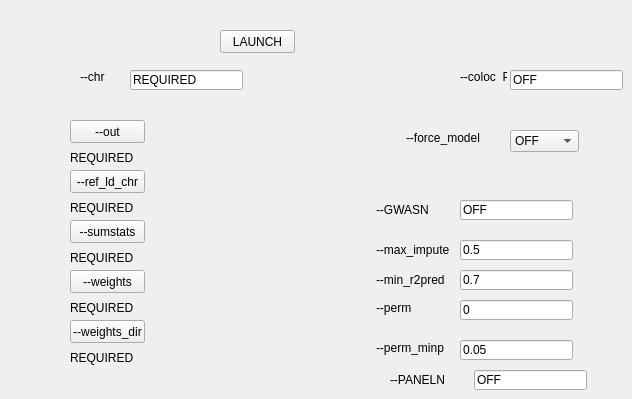
      <widget class="QWidget" name="tab_12">
       <attribute name="title">
        <string>Association Test</string>
       </attribute>
       <widget class="QPushButton" name="FATOUT">
        <property name="geometry">
         <rect>
          <x>70</x>
          <y>120</y>
          <width>75</width>
          <height>23</height>
         </rect>
        </property>
        <property name="text">
         <string>--out</string>
        </property>
       </widget>
       <widget class="QPushButton" name="FATREFLDCHR">
        <property name="geometry">
         <rect>
          <x>70</x>
          <y>170</y>
          <width>75</width>
          <height>23</height>
         </rect>
        </property>
        <property name="text">
         <string>--ref_ld_chr</string>
        </property>
       </widget>
       <widget class="QPushButton" name="FATSUMSTATS">
        <property name="geometry">
         <rect>
          <x>70</x>
          <y>220</y>
          <width>75</width>
          <height>23</height>
         </rect>
        </property>
        <property name="text">
         <string>--sumstats</string>
        </property>
       </widget>
       <widget class="QPushButton" name="FATWEIGHTS">
        <property name="geometry">
         <rect>
          <x>70</x>
          <y>270</y>
          <width>75</width>
          <height>23</height>
         </rect>
        </property>
        <property name="text">
         <string>--weights</string>
        </property>
       </widget>
       <widget class="QLabel" name="label_14">
        <property name="geometry">
         <rect>
          <x>80</x>
          <y>70</y>
          <width>47</width>
          <height>13</height>
         </rect>
        </property>
        <property name="text">
         <string>--chr</string>
        </property>
       </widget>
       <widget class="QPushButton" name="FATWEIGHTSDIR">
        <property name="geometry">
         <rect>
          <x>70</x>
          <y>320</y>
          <width>75</width>
          <height>23</height>
         </rect>
        </property>
        <property name="text">
         <string>--weights_dir</string>
        </property>
       </widget>
       <widget class="QLineEdit" name="FATCHR">
        <property name="geometry">
         <rect>
          <x>130</x>
          <y>70</y>
          <width>113</width>
          <height>20</height>
         </rect>
        </property>
        <property name="text">
         <string>REQUIRED</string>
        </property>
       </widget>
       <widget class="QLabel" name="label_15">
        <property name="geometry">
         <rect>
          <x>460</x>
          <y>70</y>
          <width>47</width>
          <height>13</height>
         </rect>
        </property>
        <property name="text">
         <string>--coloc_P</string>
        </property>
       </widget>
       <widget class="QLineEdit" name="FATCOLOCP">
        <property name="geometry">
         <rect>
          <x>510</x>
          <y>70</y>
          <width>113</width>
          <height>20</height>
         </rect>
        </property>
        <property name="text">
         <string>OFF</string>
        </property>
       </widget>
       <widget class="QLabel" name="label_16">
        <property name="geometry">
         <rect>
          <x>406</x>
          <y>130</y>
          <width>101</width>
          <height>16</height>
         </rect>
        </property>
        <property name="text">
         <string>--force_model	</string>
        </property>
       </widget>
       <widget class="QComboBox" name="FATFORCEMODEL">
        <property name="geometry">
         <rect>
          <x>510</x>
          <y>130</y>
          <width>69</width>
          <height>22</height>
         </rect>
        </property>
        <item>
         <property name="text">
          <string>OFF</string>
         </property>
        </item>
        <item>
         <property name="text">
          <string>blup</string>
         </property>
        </item>
        <item>
         <property name="text">
          <string>bslmm</string>
         </property>
        </item>
        <item>
         <property name="text">
          <string>enet</string>
         </property>
        </item>
        <item>
         <property name="text">
          <string>lasso</string>
         </property>
        </item>
        <item>
         <property name="text">
          <string>top1</string>
         </property>
        </item>
       </widget>
       <widget class="QLineEdit" name="FATGWASN">
        <property name="geometry">
         <rect>
          <x>460</x>
          <y>200</y>
          <width>113</width>
          <height>20</height>
         </rect>
        </property>
        <property name="text">
         <string>OFF</string>
        </property>
       </widget>
       <widget class="QLabel" name="label_17">
        <property name="geometry">
         <rect>
          <x>376</x>
          <y>200</y>
          <width>81</width>
          <height>20</height>
         </rect>
        </property>
        <property name="text">
         <string>--GWASN</string>
        </property>
       </widget>
       <widget class="QLineEdit" name="FATMAXIMPUTE">
        <property name="geometry">
         <rect>
          <x>460</x>
          <y>240</y>
          <width>113</width>
          <height>20</height>
         </rect>
        </property>
        <property name="text">
         <string>0.5</string>
        </property>
       </widget>
       <widget class="QLabel" name="label_18">
        <property name="geometry">
         <rect>
          <x>376</x>
          <y>240</y>
          <width>81</width>
          <height>20</height>
         </rect>
        </property>
        <property name="text">
         <string>--max_impute</string>
        </property>
       </widget>
       <widget class="QLineEdit" name="FATMINR2PRED">
        <property name="geometry">
         <rect>
          <x>460</x>
          <y>270</y>
          <width>113</width>
          <height>20</height>
         </rect>
        </property>
        <property name="text">
         <string>0.7</string>
        </property>
       </widget>
       <widget class="QLabel" name="label_19">
        <property name="geometry">
         <rect>
          <x>376</x>
          <y>270</y>
          <width>81</width>
          <height>20</height>
         </rect>
        </property>
        <property name="text">
         <string>--min_r2pred</string>
        </property>
       </widget>
       <widget class="QLineEdit" name="FATPERM">
        <property name="geometry">
         <rect>
          <x>460</x>
          <y>300</y>
          <width>113</width>
          <height>20</height>
         </rect>
        </property>
        <property name="text">
         <string>0</string>
        </property>
       </widget>
       <widget class="QLabel" name="label_20">
        <property name="geometry">
         <rect>
          <x>376</x>
          <y>300</y>
          <width>81</width>
          <height>16</height>
         </rect>
        </property>
        <property name="text">
         <string>--perm</string>
        </property>
       </widget>
       <widget class="QLineEdit" name="FATPERMMINP">
        <property name="geometry">
         <rect>
          <x>460</x>
          <y>340</y>
          <width>113</width>
          <height>20</height>
         </rect>
        </property>
        <property name="text">
         <string>0.05</string>
        </property>
       </widget>
       <widget class="QLabel" name="label_21">
        <property name="geometry">
         <rect>
          <x>376</x>
          <y>340</y>
          <width>81</width>
          <height>16</height>
         </rect>
        </property>
        <property name="text">
         <string>--perm_minp</string>
        </property>
       </widget>
       <widget class="QLabel" name="label_22">
        <property name="geometry">
         <rect>
          <x>390</x>
          <y>370</y>
          <width>81</width>
          <height>20</height>
         </rect>
        </property>
        <property name="text">
         <string>--PANELN</string>
        </property>
       </widget>
       <widget class="QLineEdit" name="FATPANELN">
        <property name="geometry">
         <rect>
          <x>474</x>
          <y>370</y>
          <width>113</width>
          <height>20</height>
         </rect>
        </property>
        <property name="text">
         <string>OFF</string>
        </property>
       </widget>
       <widget class="QLabel" name="FATOUTLABEL">
        <property name="geometry">
         <rect>
          <x>70</x>
          <y>150</y>
          <width>181</width>
          <height>16</height>
         </rect>
        </property>
        <property name="text">
         <string>REQUIRED</string>
        </property>
       </widget>
       <widget class="QLabel" name="FATREFLDCHRLABEL">
        <property name="geometry">
         <rect>
          <x>70</x>
          <y>200</y>
          <width>181</width>
          <height>16</height>
         </rect>
        </property>
        <property name="text">
         <string>REQUIRED</string>
        </property>
       </widget>
       <widget class="QLabel" name="FATSUMSTATSLABEL">
        <property name="geometry">
         <rect>
          <x>70</x>
          <y>250</y>
          <width>181</width>
          <height>16</height>
         </rect>
        </property>
        <property name="text">
         <string>REQUIRED</string>
        </property>
       </widget>
       <widget class="QLabel" name="FATWEIGHTSLABEL">
        <property name="geometry">
         <rect>
          <x>70</x>
          <y>300</y>
          <width>181</width>
          <height>16</height>
         </rect>
        </property>
        <property name="text">
         <string>REQUIRED</string>
        </property>
       </widget>
       <widget class="QLabel" name="FATWEIGHTSDIRLABEL">
        <property name="geometry">
         <rect>
          <x>70</x>
          <y>350</y>
          <width>181</width>
          <height>16</height>
         </rect>
        </property>
        <property name="text">
         <string>REQUIRED</string>
        </property>
       </widget>
       <widget class="QPushButton" name="FATLAUNCH">
        <property name="geometry">
         <rect>
          <x>220</x>
          <y>30</y>
          <width>75</width>
          <height>23</height>
         </rect>
        </property>
        <property name="text">
         <string>LAUNCH</string>
        </property>
       </widget>
      </widget>
